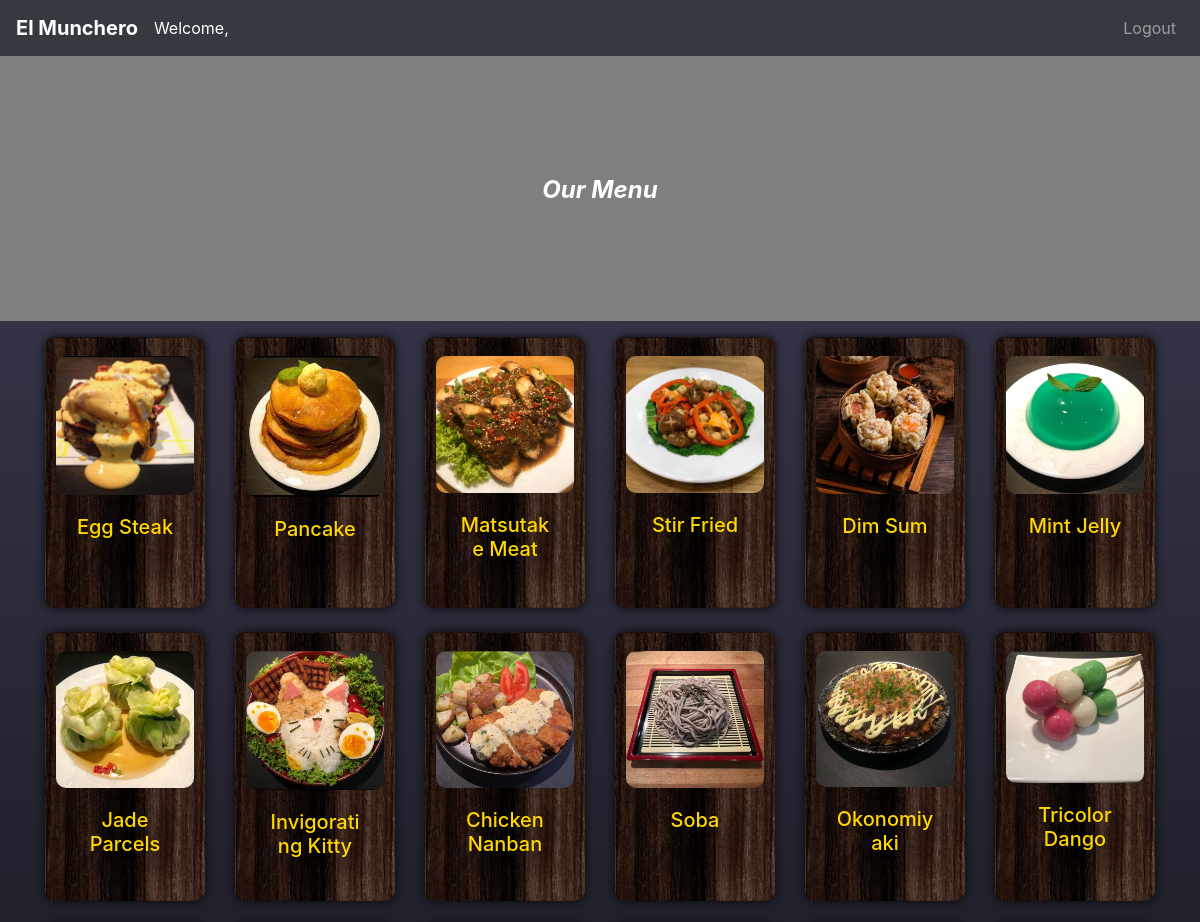
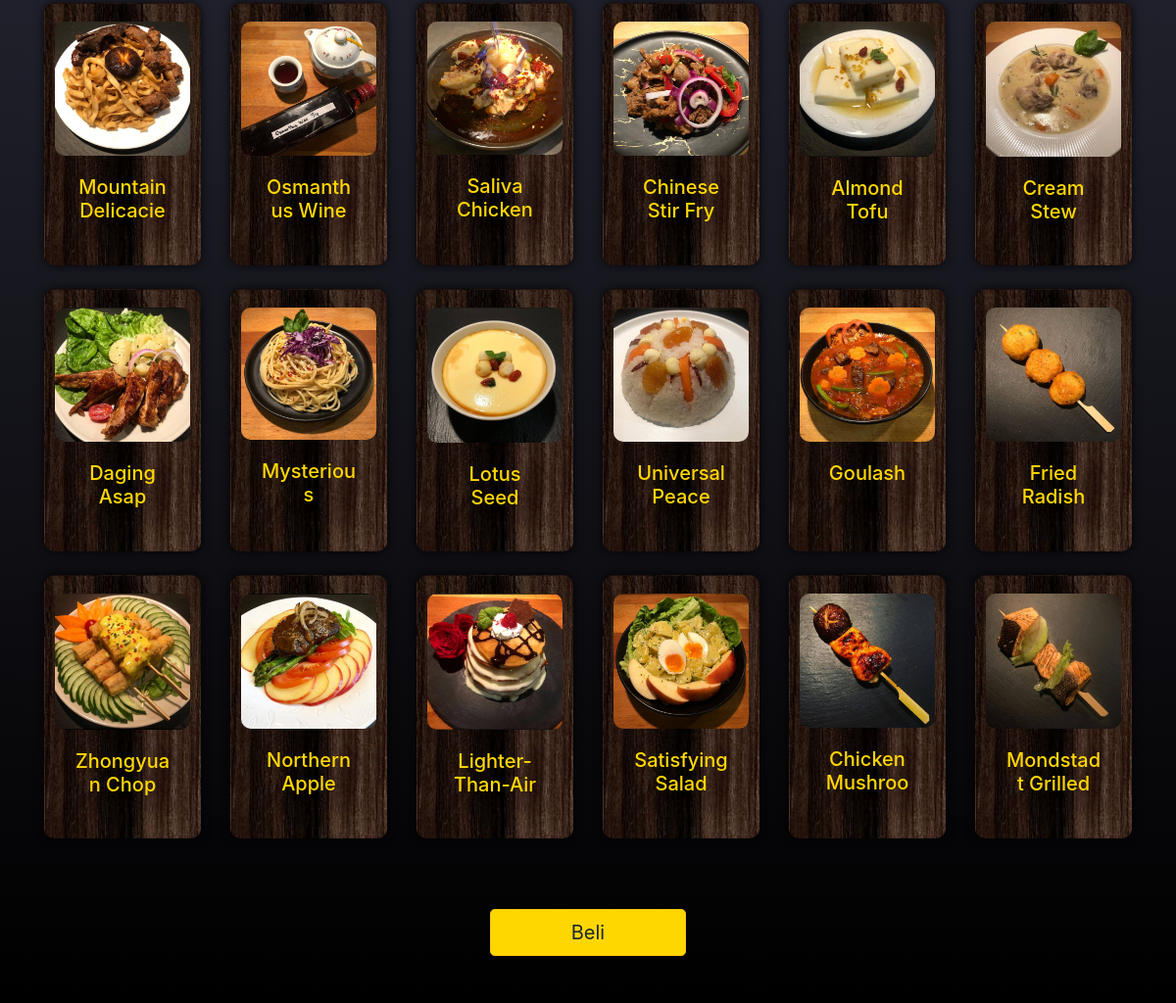
The app's page /user.php, older data (2 pictures, top to bottom).
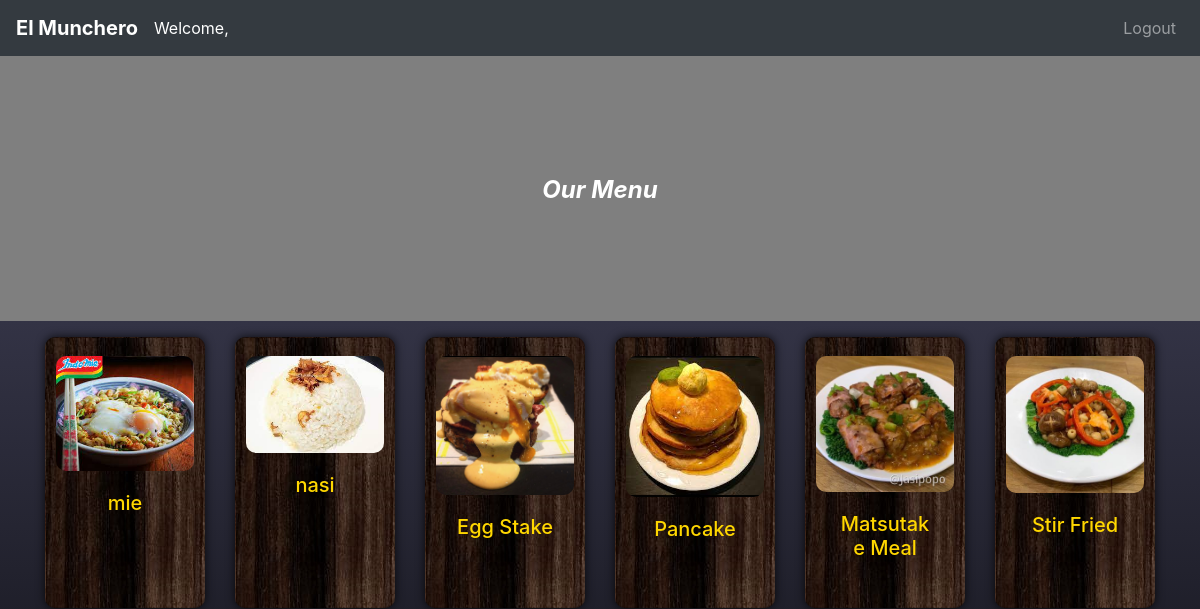
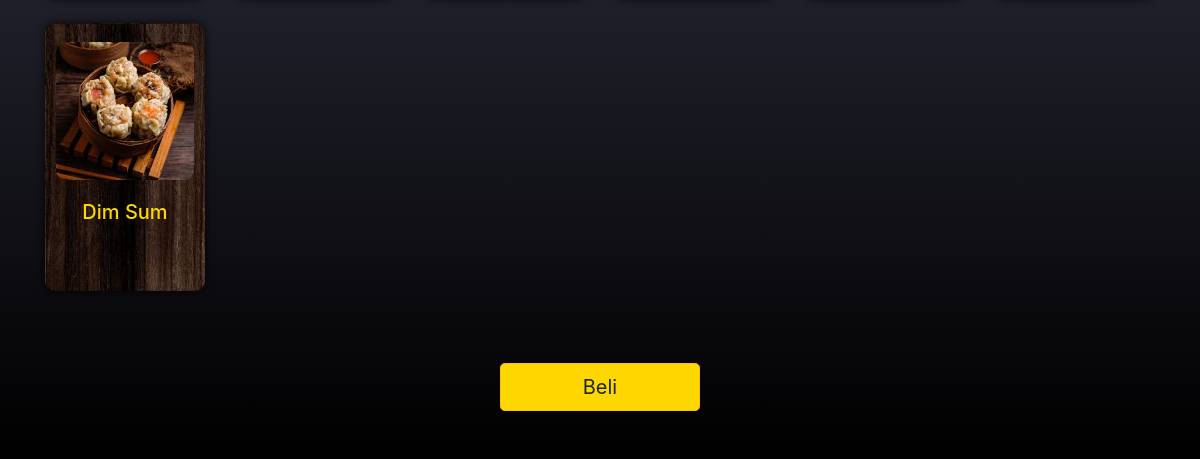
The same page, newer data (2 pictures, top to bottom).
### tables this page shows
CREATE TABLE `menu` (
  `id` int(11) NOT NULL,
  `name` varchar(100) DEFAULT NULL,
  `price` decimal(10,2) DEFAULT NULL,
  `description` text DEFAULT NULL,
  `image_path` varchar(255) DEFAULT NULL
);

### user.php (the view, shortened to what this page needs)
<?php
include 'db2.php';
$sql = "SELECT * FROM menu";
$result = $conn->query($sql);
$menus = [];
if ($result->num_rows > 0) {
    while ($row = $result->fetch_assoc()) {
        $menus[] = $row;
    }
}
?>
<!DOCTYPE html>
<html lang="en">
<head>
    <link href="https://cdn.jsdelivr.net/npm/bootstrap@5.3.0/dist/css/bootstrap.min.css" rel="stylesheet">
    <link href="https://cdn.jsdelivr.net/npm/aos@2.3.4/dist/aos.css" rel="stylesheet">
    <link rel="stylesheet" href="https://stackpath.bootstrapcdn.com/bootstrap/4.5.2/css/bootstrap.min.css">
</head>
<body>
<nav class="navbar navbar-expand-lg navbar-dark bg-dark">
    <a class="navbar-brand" href="user.php">El Munchero</a>
    <div class="collapse navbar-collapse" id="navbarNav">
        <div class="your_name">
            <span class="text-center name">Welcome, <?php echo $_SESSION['first_name'] . ' ' . $_SESSION['last_name']; ?></span>
        </div>
        <ul class="navbar-nav ml-auto">
            <li class="nav-item">
                <a class="nav-link" href="logout.php">Logout</a>
            </li>
        </ul>
    </div>
</nav>
<div class="container">
    <h3 class="text-center headuh">Our Menu</h3>
</div>
<div class="white-thingy">
    <div class="container mt-3">
        <div class="row">
            <?php foreach ($menus as $menu): ?>
            <div class="col-md-2 mb-4" data-aos="fade-up">
                <div class="card h-100">
                    <img src="<?php echo $menu['image_path']; ?>" class="card-img-top mx-auto mt-2"
                        alt="<?php echo $menu['name']; ?>">
                    <div class="card-body">
                        <h5 class="card-title text-center" style="color: #FFD700;"><?php echo $menu['name']; ?></h5>
                    </div>
                </div>
            </div>
            <?php endforeach; ?>
        </div>
        <div class="mt-5 mb-5 col-12 text-center">
        <button class="btn btn-warning btn-lg" onclick="submitOrder()" style="width: 200px; margin: 0 auto;">Beli</button>
        </div>
    </div>
</div>
</body>
</html>

### user.php (style rules this page uses)
body { background-image: url("img/le_menu.png"); background-color: rgba(0, 0, 0, 0.5); background-blend-mode: darken; background-size: cover; background-repeat: no-repeat; background-attachment: fixed; }
.card-img-top { max-width: 100%; height: auto; width: auto; max-height: 100%; text-align: center; border-radius: 10px; }
.navbar-brand { text-shadow: rgba(0, 0, 0, 0); font-weight: bold; color: #FFD700; transition: 0.3s; }
.btn { background-color: #FFD700; color: #1B2631; }
.card-title { color: #FFD700; height: 3rem; overflow: hidden; text-shadow: rgba(0, 0, 0, 0.7); }
.headuh { padding-top: 10vw; color: white; padding-bottom: 9vw; font-weight: bold; font-size: 2vw; font-style: italic; z-index: 2; }
.white-thingy { display: flex; background-color: white; justify-content: center; align-items: center; flex-direction: column; flex-grow: 1; background: linear-gradient(to bottom, #333345, #000000); }
.card { padding: 10px; background-image: url("img/woods.jpg"); border-radius: 10px; box-shadow: 0px 0px 10px rgba(0, 0, 0, 0.8); }
.your_name { justify-content: center; }
.name { color: white; }
.card-title { color: #FFD700; height: 3rem; }
.card-body { margin-bottom: 0px; }
.btn.btn-warning { transition: 0.3s; }

Row changes from the older to the newer data that the page shows:
removed menu: image_path (picture), name "Mint Jelly"
removed menu: image_path (picture), name "Jade Parcels"
removed menu: image_path (picture), name "Invigorating Kitty…"
removed menu: image_path (picture), name "Chicken Nanban"
removed menu: image_path (picture), name "Soba"
removed menu: image_path (picture), name "Okonomiyaki"
removed menu: image_path (picture), name "Tricolor Dango"
removed menu: image_path (picture), name "Mountain…"
removed menu: image_path (picture), name "Osmanthus Wine"
removed menu: image_path (picture), name "Saliva Chicken"
removed menu: image_path (picture), name "Chinese Stir Fry"
removed menu: image_path (picture), name "Almond Tofu"
removed menu: image_path (picture), name "Cream Stew"
removed menu: image_path (picture), name "Daging Asap"
removed menu: image_path (picture), name "Mysterious…"
removed menu: image_path (picture), name "Lotus Seed…"
removed menu: image_path (picture), name "Universal Peace"
removed menu: image_path (picture), name "Goulash"
removed menu: image_path (picture), name "Fried Radish…"
removed menu: image_path (picture), name "Zhongyuan Chop…"
removed menu: image_path (picture), name "Northern Apple…"
removed menu: image_path (picture), name "Lighter-Than-Air…"
removed menu: image_path (picture), name "Satisfying Salad"
removed menu: image_path (picture), name "Chicken…"
removed menu: image_path (picture), name "Mondstadt Grilled…"
added menu: image_path (picture), name "mie"
added menu: image_path+name (picture), name "nasi"
changed menu: name "Egg Steak" → "Egg Stake"
changed menu: image_path: a different picture; name "Matsutake Meat…" → "Matsutake Meal…"
